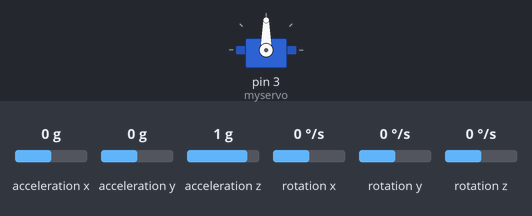
Bench run of a sketch on a simulated Arduino Uno, built with avr-gcc and run on an emulated ATmega328P. Shown: servo. Wiring (inferred from the names in the program): MPU-6050 motion sensor at I2C address 0x68. The inputs (shaded band) are chosen by the test bench; at power-on: acceleration x 0 g, acceleration y 0 g, acceleration z 1 g, rotation x 0 °/s, rotation y 0 °/s, rotation z 0 °/s.

Above: at 1.2 s.
1.3 s: acceleration x set to -0.8 g
At 2.8 s:
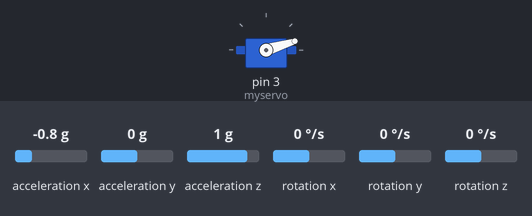
3.1 s: acceleration x set to 0 g
At 3.41 s:
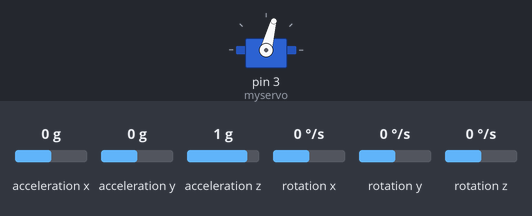
4.9 s: acceleration x set to 0.8 g
At 5.7 s:
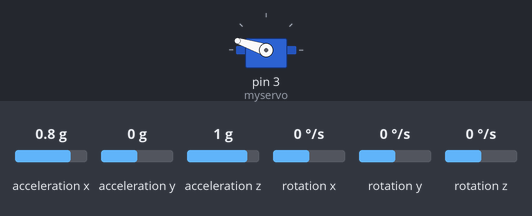
6.7 s: acceleration x set to 1.4 g
At 7.3 s:
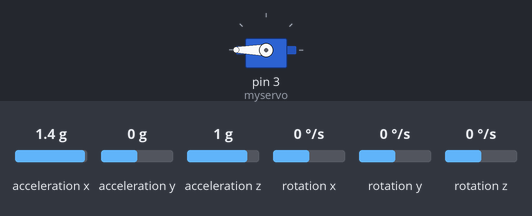
Timing chart, 0 to 9.3 s (numbered marks = the images above; inputs shaded):
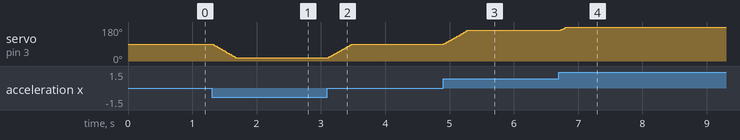

The sketch:

IMUluServo2.ino
```cpp
// ---------------------- SERVO ---------------------- //
#define PIN_SERVO 3

#define HIZ_MAX 5 //MAX 40
#define HIZ_MIN 1
#define HIZLANMASINIRI HIZ_MAX*20

#define BUFFER_MAXLEN 200

int sonYazilanBufferSirasi = 0;
int32_t toplamBuffer = 0;

int16_t buffer_AcX[BUFFER_MAXLEN];

unsigned long pwmTimeOut = 0;

float angle;
int pwm=500;

// ----------------------- IMU ----------------------- //
#include<Wire.h>
const int MPU=0x68;
int16_t AcX,AcY,AcZ,Tmp,GyX,GyY,GyZ;

#include "Servo.h"
Servo myservo;

void setup(){
  //Serial.begin(9600);

  // ---------------------- SERVO ---------------------- //
  //pinMode(PIN_SERVO, OUTPUT);
  myservo.attach(3);

  // ----------------------- IMU ----------------------- //
  Wire.begin();
  Wire.beginTransmission(MPU);
  Wire.write(0x6B);
  Wire.write(0); /* MPU-6050 çalıştırıldı */
  Wire.endTransmission(true);

  for(int i = 0; i < BUFFER_MAXLEN+1; i++){
    buffer_AcX[BUFFER_MAXLEN] = 0;
  }

}

void loop (){

  verileriOku();
  //Serial.println(AcX);

  //analogWrite(PIN_SERVO, map(AcX, -16300, 16300, 40, 255)); //17700
  //servoPulse(PIN_SERVO, map(AcX, -16300, 16300, 500, 2460));
  myservo.write(map(AcX, -16300, 16300, 0, 180));
  //delay(5);
}


// ---------------------- SERVO ---------------------- //


void servoPulse (int servo, int pwm){
  digitalWrite(servo, HIGH);
  delayMicroseconds(pwm);
  digitalWrite(servo, LOW);
}

// ----------------------- IMU ----------------------- //
void verileriOku(){
  Wire.beginTransmission(MPU);
  /* I2C haberleşmesi yapılacak kart seçildi */
  Wire.write(0x3B);
  /* 0x3B adresindeki register'a ulaşıldı */
  Wire.endTransmission(false);
  Wire.requestFrom(MPU,14,true);
  /* 14 BYTE'lık veri istendi */

  AcX=Wire.read()<<8|Wire.read();
  AcY=Wire.read()<<8|Wire.read();
  AcZ=Wire.read()<<8|Wire.read();
  Tmp=Wire.read()<<8|Wire.read();
  GyX=Wire.read()<<8|Wire.read();
  GyY=Wire.read()<<8|Wire.read();
  GyZ=Wire.read()<<8|Wire.read();
  /*
  * Sırası ile okunan her iki byte birleştirilerek sırası ile değişkenlere yazdırıldı
  * Böylece IMU'dan tüm değerler okunmuş oldu
  * 0X3B adresi imu değerlerinden ilk sensörün değerine denk gelmektedir.
  * IMU'dan tüm değerlerin okunabilmesi için bu adresten başlandı
  */


/*
  int32_t _sum = 0;
  for(int i = 0; i < BUFFER_MAXLEN; i++){
    buffer_AcX[i] = buffer_AcX[i+1];
    _sum += int32_t(buffer_AcX[i]);
  }

  buffer_AcX[BUFFER_MAXLEN-1] = AcX;
  _sum += int32_t(buffer_AcX[BUFFER_MAXLEN-1]);

  AcX = int16_t(_sum / int32_t(BUFFER_MAXLEN));*/


  toplamBuffer -= buffer_AcX[sonYazilanBufferSirasi];
  buffer_AcX[sonYazilanBufferSirasi] = AcX;
  toplamBuffer += buffer_AcX[sonYazilanBufferSirasi];

  sonYazilanBufferSirasi++;
  if(sonYazilanBufferSirasi == BUFFER_MAXLEN)
    sonYazilanBufferSirasi = 0;
  //delay(1);
  AcX = toplamBuffer / BUFFER_MAXLEN;
}
```

Measured:
- after the input at 1.3 s, servo on pin 3 (myservo): moves from 90° to 17° over 0.38 s, starting at once
- after the input at 3.1 s, servo on pin 3 (myservo): moves from 17° to 90° over 0.38 s, starting at once
- after the input at 4.9 s, servo on pin 3 (myservo): moves from 90° to 162° over 0.37 s, starting at once
- after the input at 6.7 s, servo on pin 3 (myservo): 162° → 180° at once
